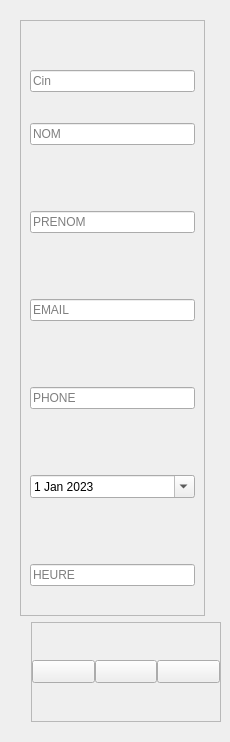
            <widget class="QWidget" name="rightmenu" native="true">
             <property name="sizePolicy">
              <sizepolicy hsizetype="Preferred" vsizetype="Expanding">
               <horstretch>0</horstretch>
               <verstretch>0</verstretch>
              </sizepolicy>
             </property>
             <property name="minimumSize">
              <size>
               <width>230</width>
               <height>0</height>
              </size>
             </property>
             <property name="maximumSize">
              <size>
               <width>230</width>
               <height>16777215</height>
              </size>
             </property>
             <layout class="QVBoxLayout" name="verticalLayout_6">
              <item>
               <widget class="QWidget" name="formulaire" native="true">
                <property name="minimumSize">
                 <size>
                  <width>230</width>
                  <height>0</height>
                 </size>
                </property>
                <property name="maximumSize">
                 <size>
                  <width>230</width>
                  <height>16777215</height>
                 </size>
                </property>
                <layout class="QVBoxLayout" name="verticalLayout_7">
                 <item>
                  <widget class="QFrame" name="donne">
                   <property name="minimumSize">
                    <size>
                     <width>185</width>
                     <height>0</height>
                    </size>
                   </property>
                   <property name="maximumSize">
                    <size>
                     <width>185</width>
                     <height>16777215</height>
                    </size>
                   </property>
                   <property name="frameShape">
                    <enum>QFrame::StyledPanel</enum>
                   </property>
                   <property name="frameShadow">
                    <enum>QFrame::Raised</enum>
                   </property>
                   <layout class="QVBoxLayout" name="verticalLayout_8">
                    <item>
                     <spacer name="verticalSpacer_8">
                      <property name="orientation">
                       <enum>Qt::Vertical</enum>
                      </property>
                      <property name="sizeHint" stdset="0">
                       <size>
                        <width>20</width>
                        <height>40</height>
                       </size>
                      </property>
                     </spacer>
                    </item>
                    <item>
                     <widget class="QLineEdit" name="CIN">
                      <property name="placeholderText">
                       <string>Cin</string>
                      </property>
                     </widget>
                    </item>
                    <item>
                     <widget class="QLabel" name="labelCin">
                      <property name="text">
                       <string/>
                      </property>
                     </widget>
                    </item>
                    <item>
                     <spacer name="verticalSpacer_2">
                      <property name="orientation">
                       <enum>Qt::Vertical</enum>
                      </property>
                      <property name="sizeHint" stdset="0">
                       <size>
                        <width>5</width>
                        <height>5</height>
                       </size>
                      </property>
                     </spacer>
                    </item>
                    <item>
                     <widget class="QLineEdit" name="NOM">
                      <property name="placeholderText">
                       <string>NOM</string>
                      </property>
                     </widget>
                    </item>
                    <item>
                     <widget class="QLabel" name="labelnom">
                      <property name="text">
                       <string/>
                      </property>
                     </widget>
                    </item>
                    <item>
                     <spacer name="verticalSpacer_3">
                      <property name="orientation">
                       <enum>Qt::Vertical</enum>
                      </property>
                      <property name="sizeHint" stdset="0">
                       <size>
                        <width>20</width>
                        <height>40</height>
                       </size>
                      </property>
                     </spacer>
                    </item>
                    <item>
                     <widget class="QLineEdit" name="PRENOM">
                      <property name="placeholderText">
                       <string>PRENOM</string>
                      </property>
                     </widget>
                    </item>
                    <item>
                     <widget class="QLabel" name="labelprenom">
                      <property name="text">
                       <string/>
                      </property>
                     </widget>
                    </item>
                    <item>
                     <spacer name="verticalSpacer_4">
                      <property name="orientation">
                       <enum>Qt::Vertical</enum>
                      </property>
                      <property name="sizeHint" stdset="0">
                       <size>
                        <width>20</width>
                        <height>40</height>
                       </size>
                      </property>
                     </spacer>
                    </item>
                    <item>
                     <widget class="QLineEdit" name="EMAIL">
                      <property name="placeholderText">
                       <string>EMAIL</string>
                      </property>
                     </widget>
                    </item>
                    <item>
                     <widget class="QLabel" name="labelemail">
                      <property name="text">
                       <string/>
                      </property>
                     </widget>
                    </item>
                    <item>
                     <spacer name="verticalSpacer_5">
                      <property name="orientation">
                       <enum>Qt::Vertical</enum>
                      </property>
                      <property name="sizeHint" stdset="0">
                       <size>
                        <width>20</width>
                        <height>40</height>
                       </size>
                      </property>
                     </spacer>
                    </item>
                    <item>
                     <widget class="QLineEdit" name="PHONE">
                      <property name="placeholderText">
                       <string>PHONE</string>
                      </property>
                     </widget>
                    </item>
                    <item>
                     <widget class="QLabel" name="labelphone">
                      <property name="text">
                       <string/>
                      </property>
                     </widget>
                    </item>
                    <item>
                     <spacer name="verticalSpacer_6">
                      <property name="orientation">
                       <enum>Qt::Vertical</enum>
                      </property>
                      <property name="sizeHint" stdset="0">
                       <size>
                        <width>20</width>
                        <height>40</height>
                       </size>
                      </property>
                     </spacer>
                    </item>
                    <item>
                     <widget class="QDateEdit" name="dateEdit">
                      <property name="buttonSymbols">
                       <enum>QAbstractSpinBox::NoButtons</enum>
                      </property>
                      <property name="dateTime">
                       <datetime>
                        <hour>0</hour>
                        <minute>0</minute>
                        <second>0</second>
                        <year>2023</year>
                        <month>1</month>
                        <day>1</day>
                       </datetime>
                      </property>
                      <property name="calendarPopup">
                       <bool>true</bool>
                      </property>
                     </widget>
                    </item>
                    <item>
                     <widget class="QLabel" name="labeldate">
                      <property name="text">
                       <string/>
                      </property>
                     </widget>
                    </item>
                    <item>
                     <spacer name="verticalSpacer_7">
                      <property name="orientation">
                       <enum>Qt::Vertical</enum>
                      </property>
                      <property name="sizeHint" stdset="0">
                       <size>
                        <width>20</width>
                        <height>40</height>
                       </size>
                      </property>
                     </spacer>
                    </item>
                    <item>
                     <widget class="QLineEdit" name="HEURE">
                      <property name="placeholderText">
                       <string>HEURE</string>
                      </property>
                     </widget>
                    </item>
                    <item>
                     <widget class="QLabel" name="labelheure">
                      <property name="text">
                       <string/>
                      </property>
                     </widget>
                    </item>
                   </layout>
                  </widget>
                 </item>
                 <item alignment="Qt::AlignHCenter">
                  <widget class="QFrame" name="frame_4">
                   <property name="minimumSize">
                    <size>
                     <width>190</width>
                     <height>100</height>
                    </size>
                   </property>
                   <property name="maximumSize">
                    <size>
                     <width>190</width>
                     <height>100</height>
                    </size>
                   </property>
                   <property name="frameShape">
                    <enum>QFrame::StyledPanel</enum>
                   </property>
                   <property name="frameShadow">
                    <enum>QFrame::Raised</enum>
                   </property>
                   <layout class="QHBoxLayout" name="horizontalLayout_9">
                    <property name="spacing">
                     <number>0</number>
                    </property>
                    <property name="leftMargin">
                     <number>0</number>
                    </property>
                    <property name="topMargin">
                     <number>0</number>
                    </property>
                    <property name="rightMargin">
                     <number>0</number>
                    </property>
                    <property name="bottomMargin">
                     <number>0</number>
                    </property>
                    <item>
                     <widget class="QPushButton" name="add">
                      <property name="font">
                       <font>
                        <pointsize>10</pointsize>
                        <weight>75</weight>
                        <bold>true</bold>
                       </font>
                      </property>
                      <property name="cursor">
                       <cursorShape>PointingHandCursor</cursorShape>
                      </property>
                      <property name="text">
                       <string/>
                      </property>
                      <property name="icon">
                       <iconset resource="resource.qrc">
                        <normaloff>:/img/img/add.png</normaloff>:/img/img/add.png</iconset>
                      </property>
                      <property name="iconSize">
                       <size>
                        <width>28</width>
                        <height>28</height>
                       </size>
                      </property>
                     </widget>
                    </item>
                    <item>
                     <widget class="QPushButton" name="pushButton_5">
                      <property name="font">
                       <font>
                        <pointsize>10</pointsize>
                        <weight>75</weight>
                        <bold>true</bold>
                       </font>
                      </property>
                      <property name="text">
                       <string/>
                      </property>
                      <property name="icon">
                       <iconset resource="resource.qrc">
                        <normaloff>:/img/img/delete.png</normaloff>:/img/img/delete.png</iconset>
                      </property>
                      <property name="iconSize">
                       <size>
                        <width>28</width>
                        <height>28</height>
                       </size>
                      </property>
                     </widget>
                    </item>
                    <item>
                     <widget class="QPushButton" name="update">
                      <property name="font">
                       <font>
                        <pointsize>10</pointsize>
                        <weight>75</weight>
                        <bold>true</bold>
                       </font>
                      </property>
                      <property name="cursor">
                       <cursorShape>PointingHandCursor</cursorShape>
                      </property>
                      <property name="text">
                       <string/>
                      </property>
                      <property name="icon">
                       <iconset resource="resource.qrc">
                        <normaloff>:/img/img/update.svg</normaloff>:/img/img/update.svg</iconset>
                      </property>
                      <property name="iconSize">
                       <size>
                        <width>28</width>
                        <height>28</height>
                       </size>
                      </property>
                     </widget>
                    </item>
                   </layout>
                  </widget>
                 </item>
                </layout>
               </widget>
              </item>
             </layout>
            </widget>
